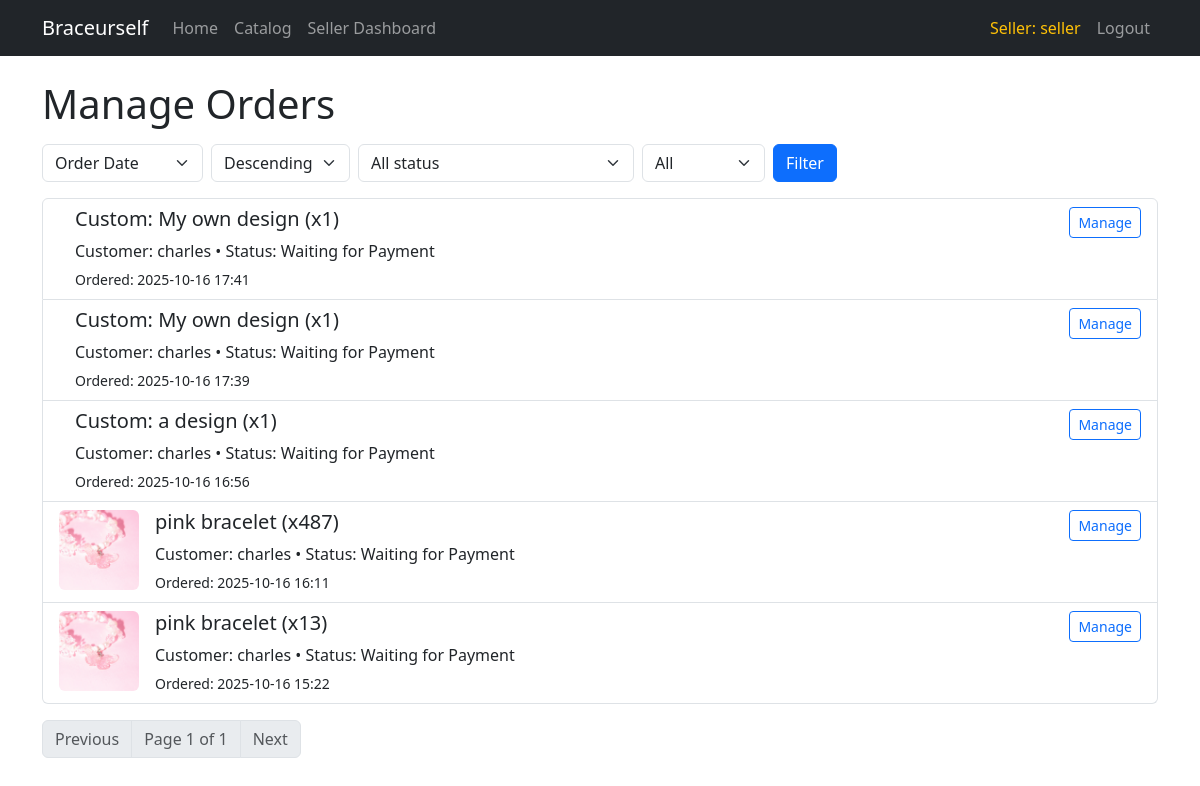
The app's page /seller/manage-orders/ (signed in) with its own data.
### shop/models.py (models this page shows, shortened)
class Order(models.Model):
    STATUS_CHOICES = [
        ('waiting', 'Waiting for Payment'),
        ('pending', 'Pending Creation'),
        ('created', 'Finished Creating the Bracelet'),
        ('delivering', 'Bracelet is Being Delivered'),
        ('delivered', 'Bracelet Delivered'),
    ]
    PAYMENT_CHOICES = [
        ('gcash', 'GCash'),
        ('maya', 'Maya'),
    ]
    customer = models.ForeignKey(User, on_delete=models.CASCADE)
    product = models.ForeignKey(Product, on_delete=models.CASCADE)
    quantity = models.PositiveIntegerField()
    payment_type = models.CharField(max_length=20, choices=PAYMENT_CHOICES)
    status = models.CharField(max_length=20, choices=STATUS_CHOICES, default='waiting')
    created_at = models.DateTimeField(auto_now_add=True)
    delivered_at = models.DateTimeField(blank=True, null=True)
    done = models.BooleanField(default=False)
    cancelled = models.BooleanField(default=False)
    cancel_reason = models.TextField(blank=True, null=True)

class Product(models.Model):
    name = models.CharField(max_length=100)
    price = models.DecimalField(max_digits=8, decimal_places=2)
    image = models.ImageField(upload_to='product_images/')
    created_by = models.ForeignKey(SellerProfile, on_delete=models.CASCADE)
    stock = models.PositiveIntegerField(default=0)
    created_at = models.DateTimeField(auto_now_add=True, null=True, blank=True)

### shop/views.py (the view)
# urls.py: path('seller/manage-orders/', views.manage_orders_list, name='manage_orders_list'),
def manage_orders_list(request):
    if not request.user.is_authenticated or not hasattr(request.user, 'sellerprofile'):
        return redirect('login')
    seller_profile = request.user.sellerprofile
    qs = Order.objects.filter(product__created_by=seller_profile)
    status = request.GET.get('status')
    cancelled = request.GET.get('cancelled')  # 'yes' or 'no' or ''
    sort_by = request.GET.get('sort_by', 'created_at')
    sort_dir = request.GET.get('sort_dir', 'desc')  # 'asc' or 'desc'
    if status:
        qs = qs.filter(status=status)
    if cancelled == 'yes':
        qs = qs.filter(cancelled=True)
    elif cancelled == 'no':
        qs = qs.filter(cancelled=False)
    allowed_order_fields = {'created_at', 'delivered_at'}
    if sort_by not in allowed_order_fields:
        sort_by = 'created_at'
    order_field = sort_by if sort_dir == 'asc' else f"-{sort_by}"
    qs = qs.order_by(order_field)
    paginator = Paginator(qs, 10)
    page_number = request.GET.get('page')
    page_obj = paginator.get_page(page_number)
    return render(request, 'shop/manage_orders.html', {
        'page_obj': page_obj,
        'filters': {
            'status': status or '',
            'cancelled': cancelled or '',
            'sort_by': sort_by,
            'sort_dir': sort_dir,
        },
        'status_choices': Order.STATUS_CHOICES,
    })

### shop/templates/shop/manage_orders.html (shortened to what this page needs)
{% extends 'shop/base.html' %}
{% block content %}
<h1 class="mb-3">Manage Orders</h1>
<form method="get" class="row g-2 mb-3">
	<div class="col-auto">
		<select name="sort_by" class="form-select">
			<option value="created_at" {% if filters.sort_by == 'created_at' %}selected{% endif %}>Order Date</option>
		</select>
	</div>
	<div class="col-auto">
		<select name="sort_dir" class="form-select">
			<option value="desc" {% if filters.sort_dir == 'desc' %}selected{% endif %}>Descending</option>
		</select>
	</div>
	<div class="col-auto">
		<select name="status" class="form-select">
			<option value="">All status</option>
		</select>
	</div>
	<div class="col-auto">
		<select name="cancelled" class="form-select">
			<option value="">All</option>
		</select>
	</div>
	<div class="col-auto">
		<button class="btn btn-primary">Filter</button>
	</div>
</form>
{% if page_obj.object_list %}
	<div class="list-group">
		{% for order in page_obj.object_list %}
			<div class="list-group-item">
				<div class="d-flex align-items-start">
					<div class="me-3">
						{% if order.product.image %}
							<img src="{{ order.product.image.url }}" style="width:80px;height:80px;object-fit:cover;" class="rounded">
						{% endif %}
					</div>
					<div class="flex-grow-1">
						<h5>{{ order.product.name }} (x{{ order.quantity }})</h5>
						<p class="mb-1">Customer: {{ order.customer.username }} • Status: {{ order.get_status_display }}</p>
						<small>Ordered: {{ order.created_at|date:"Y-m-d H:i" }} {% if order.delivered_at %} • Delivered: {{ order.delivered_at|date:"Y-m-d H:i" }}{% endif %}</small>
					</div>
					<div>
						<a href="{% url 'manage_order' order.id %}" class="btn btn-sm btn-outline-primary">Manage</a>
					</div>
				</div>
			</div>
		{% endfor %}
	</div>
	<nav class="mt-3">
		<ul class="pagination">
			{% if page_obj.has_previous %}
			<li class="page-item"><a class="page-link" href="?{% for k,v in request.GET.items %}{% if k != 'page' %}{{ k }}={{ v|urlencode }}&{% endif %}{% endfor %}page={{ page_obj.previous_page_number }}">Previous</a></li>
			{% else %}
			<li class="page-item disabled"><span class="page-link">Previous</span></li>
			{% endif %}
			<li class="page-item disabled"><span class="page-link">Page {{ page_obj.number }} of {{ page_obj.paginator.num_pages }}</span></li>
			{% if page_obj.has_next %}
			<li class="page-item"><a class="page-link" href="?{% for k,v in request.GET.items %}{% if k != 'page' %}{{ k }}={{ v|urlencode }}&{% endif %}{% endfor %}page={{ page_obj.next_page_number }}">Next</a></li>
			{% else %}
			<li class="page-item disabled"><span class="page-link">Next</span></li>
			{% endif %}
		</ul>
	</nav>
{% else %}
	<p>No orders found.</p>
{% endif %}
{% endblock %}

### shop/templates/shop/base.html (shortened to what this page needs)
<!DOCTYPE html>
<html lang="en">
<head>
    <link href="https://cdn.jsdelivr.net/npm/bootstrap@5.3.3/dist/css/bootstrap.min.css" rel="stylesheet">
</head>
<body>
    <nav class="navbar navbar-expand-lg navbar-dark bg-dark mb-4">
        <div class="container">
            <a class="navbar-brand" href="{% url 'home' %}">Braceurself</a>
            <div class="collapse navbar-collapse">
                <ul class="navbar-nav me-auto mb-2 mb-lg-0">
                    <li class="nav-item"><a class="nav-link" href="{% url 'home' %}">Home</a></li>
                    <li class="nav-item"><a class="nav-link" href="{% url 'catalog' %}">Catalog</a></li>
                    {% if user.is_authenticated and user.sellerprofile %}
                        <li class="nav-item"><a class="nav-link" href="{% url 'seller_dashboard' %}">Seller Dashboard</a></li>
                    {% endif %}
                </ul>
                <ul class="navbar-nav ms-auto mb-2 mb-lg-0">
                    {% if user.is_authenticated %}
                        {% if user.sellerprofile %}
                            <li class="nav-item">
                                <a class="nav-link text-warning" href="#"
                                   tabindex="-1">Seller: {{ user.username }}</a>
                            </li>
                        {% else %}
                            <li class="nav-item">
                                <a class="nav-link" href="#" tabindex="-1">Welcome, {{ user.username }}!</a>
                            </li>
                        {% endif %}
                        <li class="nav-item"><a class="nav-link" href="{% url 'logout' %}">Logout</a></li>
                    {% else %}
                        <li class="nav-item"><a class="nav-link" href="{% url 'login' %}">Login</a></li>
                        <li class="nav-item"><a class="nav-link" href="{% url 'register' %}">Register</a></li>
                    {% endif %}
                </ul>
            </div>
        </div>
    </nav>
    <div class="container">
        {% block content %}{% endblock %}
    </div>
</body>
</html>

### records on screen
Order: product.name "Custom: My own design", quantity "1", customer.username "charles", status "Waiting for Payment", created_at "2025-10-16 17:41"
Order: product.name "Custom: My own design", quantity "1", customer.username "charles", status "Waiting for Payment", created_at "2025-10-16 17:39"
Order: product.name "Custom: a design", quantity "1", customer.username "charles", status "Waiting for Payment", created_at "2025-10-16 16:56"
Order: product.image (picture), product.name "pink bracelet", quantity "487", customer.username "charles", status "Waiting for Payment", created_at "2025-10-16 16:11"
Order: product.image (picture), product.name "pink bracelet", quantity "13", customer.username "charles", status "Waiting for Payment", created_at "2025-10-16 15:22"

### other values on screen
{{ user.username }} "seller"
{{ page_obj.number }} "1"
{{ page_obj.paginator.num_pages }} "1"
